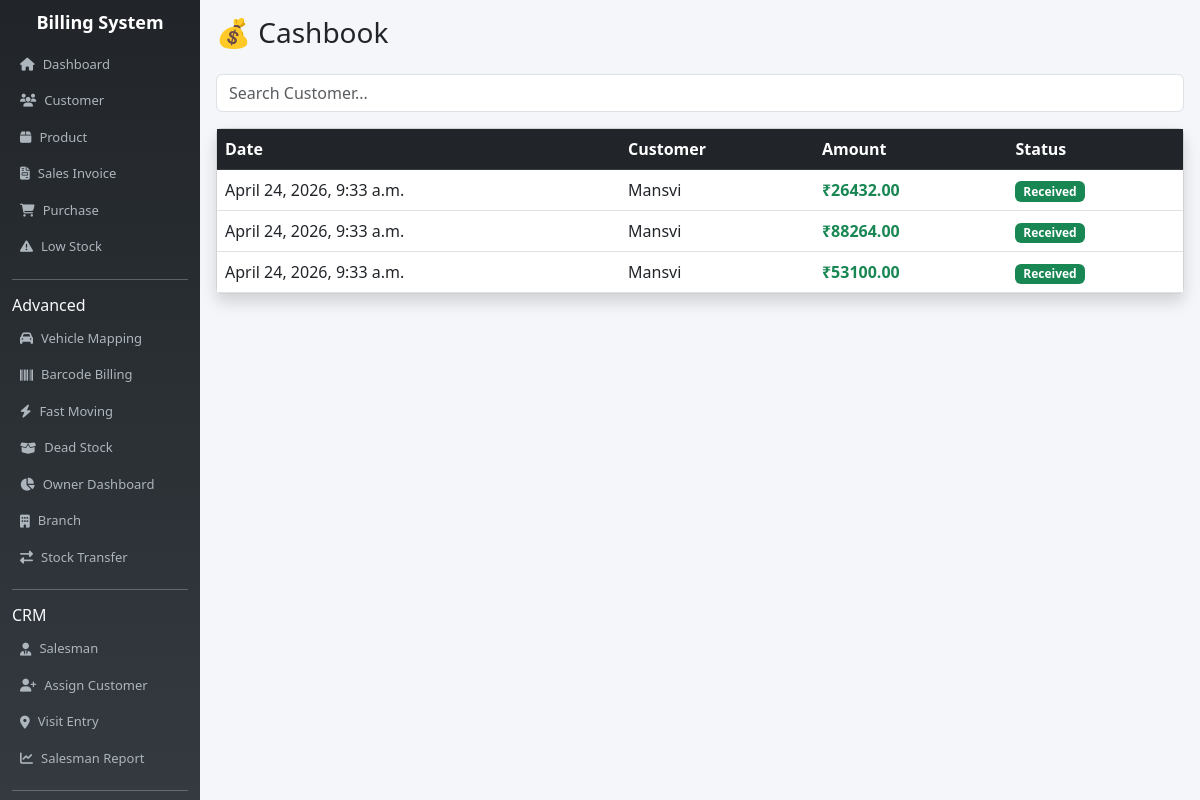
The page /cashbook/ (signed in) on the database as committed earlier.
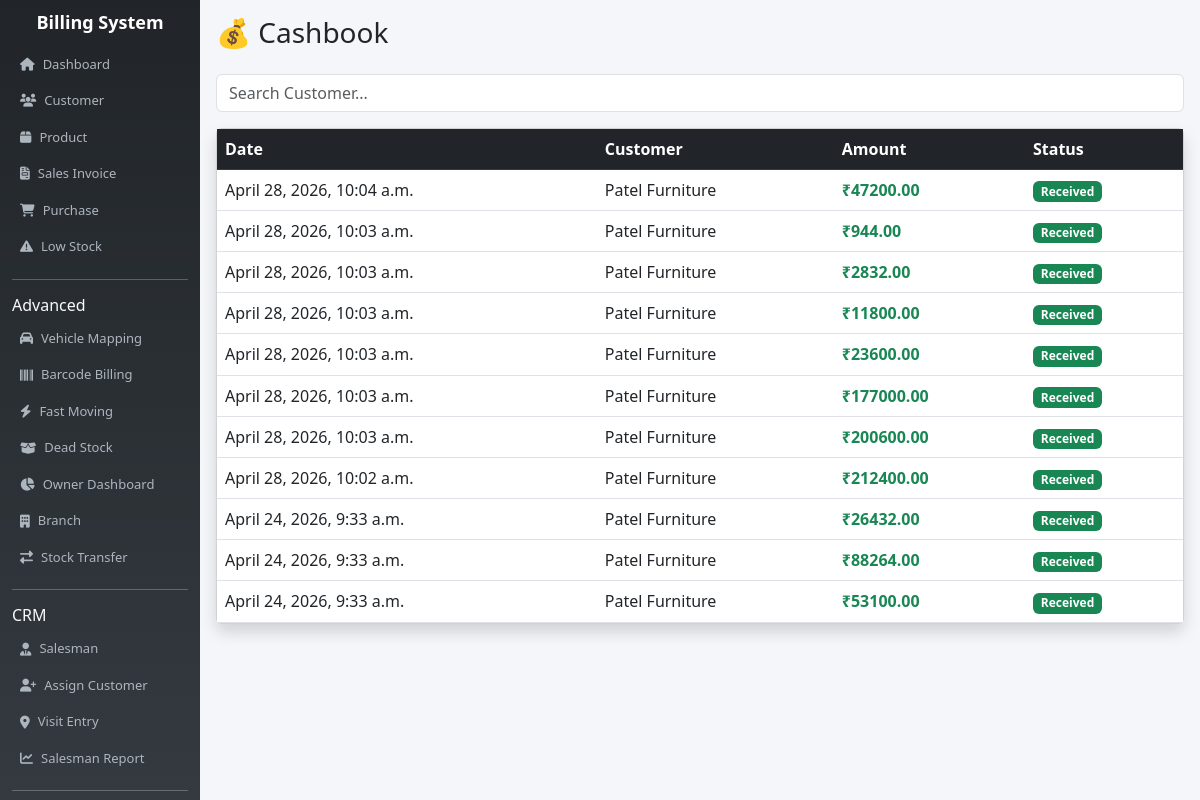
The same page on the database as committed later.
### billing_app/models.py (models this page shows, shortened)
class Payment(models.Model):
    invoice = models.ForeignKey(Invoice, on_delete=models.CASCADE, null=True, blank=True)
    customer = models.ForeignKey(Customer, on_delete=models.CASCADE)
    amount = models.DecimalField(max_digits=10, decimal_places=2)
    method = models.CharField(max_length=50)
    note = models.CharField(max_length=200, blank=True)
    date = models.DateTimeField(auto_now_add=True)

class Customer(models.Model):
    name = models.CharField(max_length=100)
    phone = models.CharField(max_length=15)
    address = models.TextField()
    state = models.CharField(max_length=50, default="Gujarat")
    gstin = models.CharField(max_length=20, blank=True, null=True)
    discount = models.FloatField(default=0)
    pan = models.CharField(max_length=10, blank=True, null=True)
    def __str__(self):
        return self.name

### billing_app/views.py (the view)
# urls.py: path('cashbook/', views.cashbook, name='cashbook'),
@user_passes_test(is_admin)
def cashbook(request):
    payments = Payment.objects.all().order_by('-date')
    total_in = Payment.objects.aggregate(Sum('amount'))['amount__sum'] or 0
    return render(request, 'cashbook.html', {
        'payments': payments,
        'total': total_in
    })

### billing_app/views.py (called while the page is built)
def is_admin(user):
    return user.is_superuser

### billing_app/templates/cashbook.html (shortened to what this page needs)
{% extends 'base.html' %}
{% block content %}
<h3 class="mb-4">💰 Cashbook</h3>
<input type="text" id="search" class="form-control mb-3" placeholder="Search Customer...">
<div class="card shadow">
    <div class="card-body p-0">
        <table class="table table-hover mb-0" id="table">
            <thead class="table-dark">
                <tr>
                    <th>Date</th>
                    <th>Customer</th>
                    <th>Amount</th>
                    <th>Status</th>
                </tr>
            </thead>
            <tbody>
            {% for p in payments %}
            <tr>
                <td>{{ p.date }}</td>
                <td>{{ p.customer }}</td>
                <td>
                    <span class="fw-bold text-success">
                        ₹{{ p.amount }}
                    </span>
                </td>
                <td>
                    <span class="badge bg-success">Received</span>
                </td>
            </tr>
            {% empty %}
            <tr>
                <td colspan="4" class="text-center p-3">No Cash Data</td>
            </tr>
            {% endfor %}
            </tbody>
        </table>
    </div>
</div>
{% endblock %}

Rows that differ between the two databases and show on the page:
added Payment: date "April 28, 2026, 10:04 a.m.", customer "Patel Furniture", amount "47200.00"
added Payment: date "April 28, 2026, 10:03 a.m.", customer "Patel Furniture", amount "944.00"
added Payment: date "April 28, 2026, 10:03 a.m.", customer "Patel Furniture", amount "2832.00"
added Payment: date "April 28, 2026, 10:03 a.m.", customer "Patel Furniture", amount "11800.00"
added Payment: date "April 28, 2026, 10:03 a.m.", customer "Patel Furniture", amount "23600.00"
added Payment: date "April 28, 2026, 10:03 a.m.", customer "Patel Furniture", amount "177000.00"
added Payment: date "April 28, 2026, 10:03 a.m.", customer "Patel Furniture", amount "200600.00"
added Payment: date "April 28, 2026, 10:02 a.m.", customer "Patel Furniture", amount "212400.00"
changed through a linked row, Payment (number 9 of 11 on the later page): customer "Mansvi" → "Patel Furniture"
changed through a linked row, Payment (number 10 of 11 on the later page): customer "Mansvi" → "Patel Furniture"
changed through a linked row, Payment (number 11 of 11 on the later page): customer "Mansvi" → "Patel Furniture"
